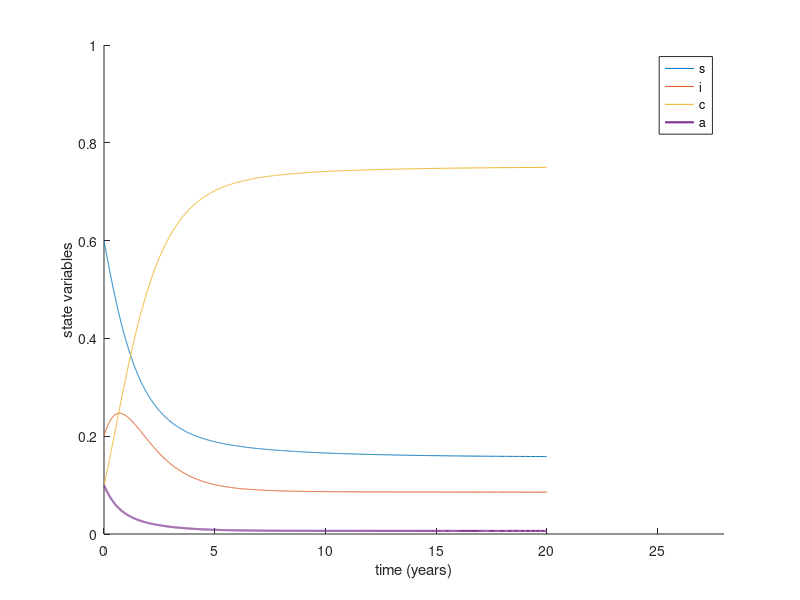
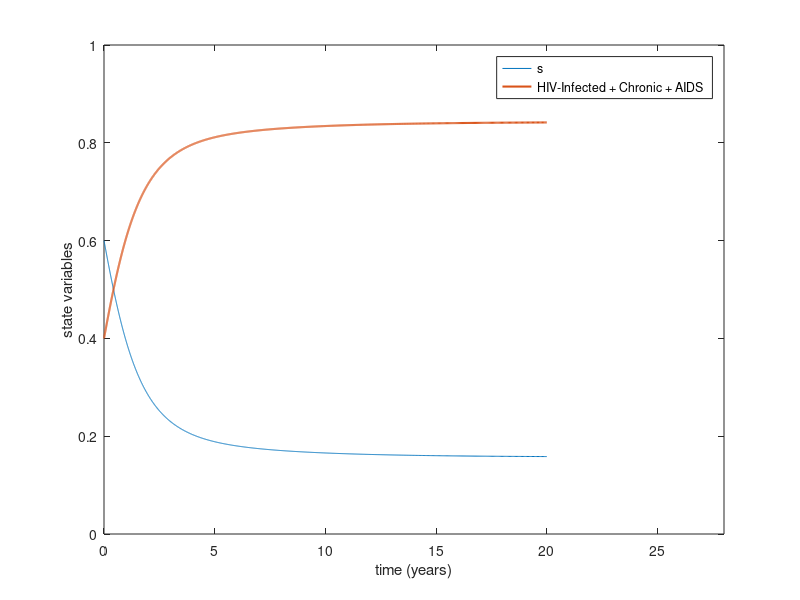

These figures' MATLAB source, in order:

function simuHIVnormalized 

% -- HIV/AIDS - sica normalizado 

clear all ; close all ; clc ; format short ;

global b mu beta omega alpha rho phi d etaC etaA; 

% ----------------- Parameters -----------------------

mu = 1/69.54; 
b = 2.1*mu; 
beta = 1.6;
omega = 0.09; 
rho = 0.1; 
phi = 1;
alpha = 0.33; 
d = 1;   
etaC = 0.015; 
etaA = 1.3; 


% ------------- initial conditions ----------------------------------
s0 = 0.6; i0 = 0.2; c0 = 0.1; a0 = 0.1; 
x0 = [s0; i0; c0; a0]; 


% ------------------- final time ---------------------------
tf = 20; % (years) 

% -------------------- solve ODE ------------------------
options = odeset('AbsTol',1e-12,'RelTol',1e-12) ;
[t, z] = ode45(@sys,[0 tf],[x0], options);

s = z(:, 1); 
i = z(:, 2);
c = z(:, 3);
a = z(:, 4);

% --------------------- Figures --------------------------------------

figure
hold on
plot(t, s, t, i, t, c, t, a, 'LineWidth',1.5);
xlabel('time (years)'); ylabel('state variables'); 
axis([0 28 0 1]); 
legend('s', 'i', 'c', 'a'); 

figure; 
plot(t, s, t, i+c+a, 'LineWidth',1.5);
xlabel('time (years)'); ylabel('state variables'); 
axis([0 28 0 1]); 
legend('s', 'HIV-Infected + Chronic + AIDS'); 



% -------------------------------------------------

function zdot=sys(t,z)

global b mu beta omega alpha rho phi d etaC etaA;

% x = [s=x1; i=x2; c=x3; a=x4]; 

x1=z(1); x2=z(2); x3=z(3); x4=z(4); 

zdot = [ b  - b.*(x1) - beta.*(x2 + etaC.*x3 + etaA.*x4).*x1 + d.*x4.*x1
         beta.*(x2 + etaC.*x3 + etaA.*x4).*x1 - (rho + phi + b).*x2 + alpha.*x4  + omega.*x3 + d.*x4.*x2          
         phi.*x2 - (omega + b).*x3 +  d.*x4.*x3
         rho.*x2 - (alpha + b + d).*x4 + d.*x4.*x4] ;  % sistema de ode's
     
           
     
     
     
